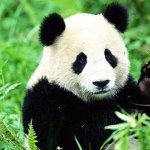
#> input picture panda.jpg, 150 x 150 px
$ python 002.py
#> lines starting #> are read from the running program, lines starting #| are printed output that depends on the picture
from PIL import Image
from pylab import *

image = array(Image.open('panda.jpg'))
#> image is the input picture: shape (150, 150, 3); mean R, G, B 102.7, 131.4, 91.7
imshow(image)

x = [100,100,40,40]
y = [20,50,20,50]


#plot(x,y)
plot(x,y, 'r*')

#plot(x,y, 'go-')
#plot(x,y, 'ks:')

#plot(x[:2], y[:2]) #100,100,20,50

title('PANDA')

show()
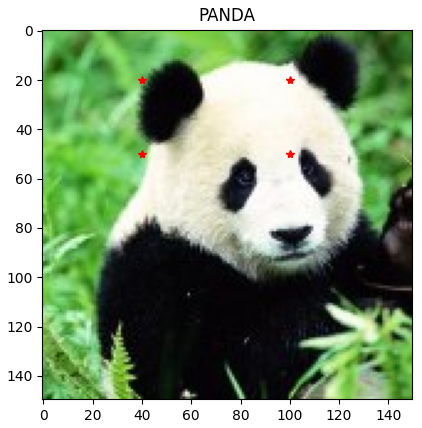
#> figure drawn by matplotlib, 1 panel
